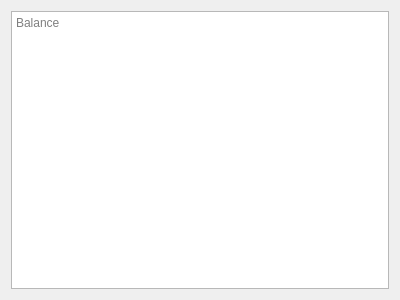
<?xml version="1.0" encoding="UTF-8"?>
<ui version="4.0">
 <class>Balance</class>
 <widget class="QWidget" name="Balance">
  <property name="geometry">
   <rect>
    <x>0</x>
    <y>0</y>
    <width>400</width>
    <height>300</height>
   </rect>
  </property>
  <property name="windowTitle">
   <string>Form</string>
  </property>
  <layout class="QGridLayout" name="gridLayout">
   <item row="0" column="0">
    <widget class="QTextBrowser" name="textBrowser">
     <property name="placeholderText">
      <string>Balance</string>
     </property>
    </widget>
   </item>
  </layout>
 </widget>
 <resources/>
 <connections/>
</ui>
